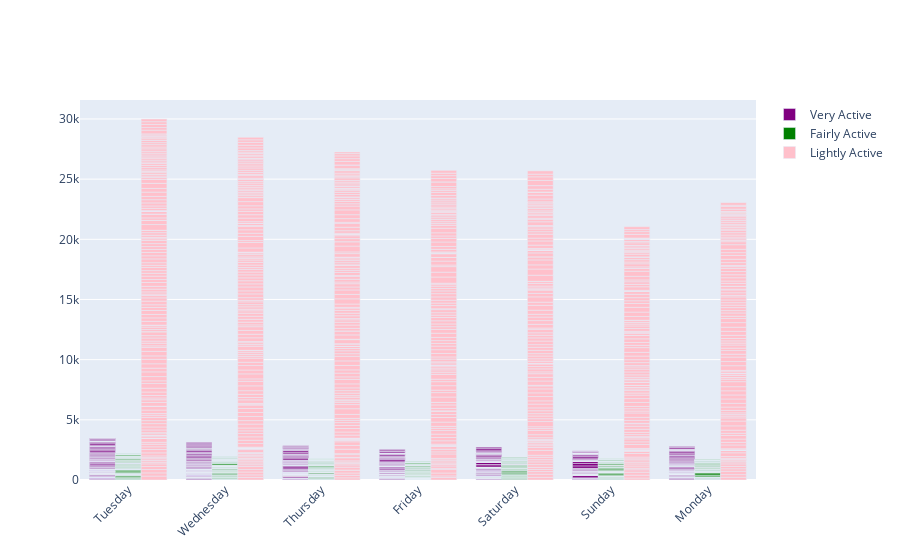

Notebook source saved alongside this figure:
### Markdown cell above
Next, we will examine the distribution of very active, fairly active, and lightly active minutes across each day of the week.

### Code cell
fig = go.Figure()
fig.add_trace(go.Bar(
    x=data['Day'],
    y=data['VeryActiveMinutes'],
    name='Very Active',
    marker_color='purple'
))
fig.add_trace(go.Bar(
    x=data['Day'],
    y=data['FairlyActiveMinutes'],
    name= 'Fairly Active',
    marker_color='green'
))
fig.add_trace(go.Bar(
    x=data['Day'],
    y=data['LightlyActiveMinutes'],
    name= 'Lightly Active',
    marker_color='pink'
))

fig.update_layout(barmode='group', xaxis_tickangle=-45)
fig.show()

### Figure 1 — Plotly figure (JSON) as saved in the notebook; plotly's stock layout.template omitted (floating-point values rounded to 4 significant figures; data arrays with more than 128 entries replaced by an {"elided": "..."} marker saying what was removed)
{"data": [{"marker": {"color": "purple"}, "name": "Very Active", "type": "bar", "x": {"elided": "940 str values"}, "y": {"elided": "940 int values"}}, {"marker": {"color": "green"}, "name": "Fairly Active", "type": "bar", "x": {"elided": "940 str values"}, "y": {"elided": "940 int values"}}, {"marker": {"color": "pink"}, "name": "Lightly Active", "type": "bar", "x": {"elided": "940 str values"}, "y": {"elided": "940 int values"}}], "layout": {"autosize": true, "barmode": "group", "xaxis": {"autorange": true, "range": [-0.5, 6.5], "tickangle": -45, "type": "category"}, "yaxis": {"autorange": true, "range": [0, 31570.0], "type": "linear"}}}
